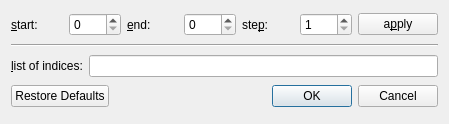
<?xml version="1.0" encoding="UTF-8"?>
<ui version="4.0">
 <class>setRangeDlg</class>
 <widget class="QDialog" name="setRangeDlg">
  <property name="geometry">
   <rect>
    <x>0</x>
    <y>0</y>
    <width>449</width>
    <height>124</height>
   </rect>
  </property>
  <property name="windowTitle">
   <string>Set range</string>
  </property>
  <layout class="QVBoxLayout" name="verticalLayout">
   <item>
    <layout class="QHBoxLayout" name="horizontalLayout">
     <item>
      <widget class="QLabel" name="label_2">
       <property name="text">
        <string>&amp;start:</string>
       </property>
       <property name="buddy">
        <cstring>startSpinBox</cstring>
       </property>
      </widget>
     </item>
     <item>
      <widget class="QSpinBox" name="startSpinBox">
       <property name="sizePolicy">
        <sizepolicy hsizetype="Preferred" vsizetype="Fixed">
         <horstretch>0</horstretch>
         <verstretch>0</verstretch>
        </sizepolicy>
       </property>
      </widget>
     </item>
     <item>
      <widget class="QLabel" name="label_3">
       <property name="text">
        <string>&amp;end:</string>
       </property>
       <property name="buddy">
        <cstring>endSpinBox</cstring>
       </property>
      </widget>
     </item>
     <item>
      <widget class="QSpinBox" name="endSpinBox">
       <property name="sizePolicy">
        <sizepolicy hsizetype="Preferred" vsizetype="Fixed">
         <horstretch>0</horstretch>
         <verstretch>0</verstretch>
        </sizepolicy>
       </property>
      </widget>
     </item>
     <item>
      <widget class="QLabel" name="label_4">
       <property name="text">
        <string>ste&amp;p:</string>
       </property>
       <property name="buddy">
        <cstring>stepSpinBox</cstring>
       </property>
      </widget>
     </item>
     <item>
      <widget class="QSpinBox" name="stepSpinBox">
       <property name="sizePolicy">
        <sizepolicy hsizetype="Preferred" vsizetype="Fixed">
         <horstretch>0</horstretch>
         <verstretch>0</verstretch>
        </sizepolicy>
       </property>
       <property name="minimum">
        <number>1</number>
       </property>
      </widget>
     </item>
     <item>
      <widget class="QPushButton" name="applyPushButton">
       <property name="text">
        <string>a&amp;pply</string>
       </property>
      </widget>
     </item>
    </layout>
   </item>
   <item>
    <widget class="Line" name="line">
     <property name="orientation">
      <enum>Qt::Horizontal</enum>
     </property>
    </widget>
   </item>
   <item>
    <layout class="QHBoxLayout" name="horizontalLayout_2">
     <item>
      <widget class="QLabel" name="listIndicesLabel">
       <property name="toolTip">
        <string>Coma seperated integers.</string>
       </property>
       <property name="text">
        <string>&amp;list of indices:</string>
       </property>
       <property name="buddy">
        <cstring>listIndicesLineEdit</cstring>
       </property>
      </widget>
     </item>
     <item>
      <widget class="QLineEdit" name="listIndicesLineEdit">
       <property name="toolTip">
        <string>Coma seperated integers.</string>
       </property>
      </widget>
     </item>
    </layout>
   </item>
   <item>
    <widget class="QDialogButtonBox" name="buttonBox">
     <property name="orientation">
      <enum>Qt::Horizontal</enum>
     </property>
     <property name="standardButtons">
      <set>QDialogButtonBox::Cancel|QDialogButtonBox::Ok|QDialogButtonBox::RestoreDefaults</set>
     </property>
    </widget>
   </item>
  </layout>
 </widget>
 <tabstops>
  <tabstop>startSpinBox</tabstop>
  <tabstop>endSpinBox</tabstop>
  <tabstop>stepSpinBox</tabstop>
  <tabstop>applyPushButton</tabstop>
  <tabstop>listIndicesLineEdit</tabstop>
  <tabstop>buttonBox</tabstop>
 </tabstops>
 <resources/>
 <connections>
  <connection>
   <sender>buttonBox</sender>
   <signal>accepted()</signal>
   <receiver>setRangeDlg</receiver>
   <slot>accept()</slot>
   <hints>
    <hint type="sourcelabel">
     <x>248</x>
     <y>254</y>
    </hint>
    <hint type="destinationlabel">
     <x>157</x>
     <y>274</y>
    </hint>
   </hints>
  </connection>
  <connection>
   <sender>buttonBox</sender>
   <signal>rejected()</signal>
   <receiver>setRangeDlg</receiver>
   <slot>reject()</slot>
   <hints>
    <hint type="sourcelabel">
     <x>316</x>
     <y>260</y>
    </hint>
    <hint type="destinationlabel">
     <x>286</x>
     <y>274</y>
    </hint>
   </hints>
  </connection>
 </connections>
</ui>
